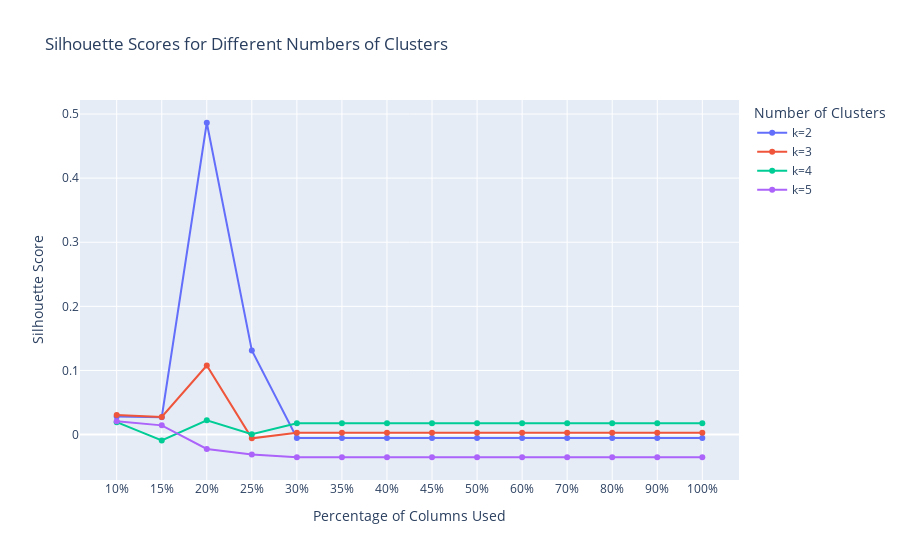

The code cell stored with this chart in its notebook:
### Code cell
# List of percentages representing parts of the total columns to use for clustering
percentages = [0.1, 0.15, 0.2, 0.25, 0.3, 0.35, 0.4, 0.45, 0.5, 0.6, 0.7, 0.8, 0.9, 1]

# Setup Plotly figure
fig = go.Figure()
# Process each percentage of columns
for k in range(2, 6):  # k varies from 2 to 5
    print("Code is running for Cluster", k)
    cluster_path = f"{output_path}/{k}_Clusters"
    if not os.path.exists(cluster_path):
        os.makedirs(cluster_path)
    silhouette_scores = []
    for p in percentages:
        top_columns_set = set()
        for key, mad_values in mad_dict.items():
            num_columns = int(len(mad_values[2]) * p)
            top_columns = [col[0] for col in mad_values[2][:num_columns]]
            #print(num_columns)
            #print(top_columns[0:2])
            top_columns_set.update(top_columns)
    
        print(len(top_columns_set))
        # Concatenate columns from each DataFrame based on top columns found across all DataFrames
        concatenated_df = pd.concat([df[list(top_columns_set & set(df.columns))] for df in dict_df.values()], axis=1)
        #display(concatenated_df)

        # Directory for the current percentage
        percentage_path = f"{cluster_path}/top_percentage_{int(p * 100)}"
        if not os.path.exists(percentage_path):
            os.makedirs(percentage_path)
        
        # Store top features for current percentage
        features_path = f"{percentage_path}/top_features.txt"
        with open(features_path, 'w') as file:
            for col in top_columns:
                file.write(col + '\n')
    
        scaler = StandardScaler()
        scaled_data = scaler.fit_transform(concatenated_df)
        #print("Scaled_data : ", scaled_data.shape[1])  # Output the number of features after scaling
        original_indices = concatenated_df.index  # Capture the original indices before scaling
    
    
        # This step reduces the number of dimensions in the data by transforming it to a new basisvwhere the variance retained is as specified (90% in this case). The goal is to reduce
        # complexity while keeping the most informative aspects of the data.  Apply PCA to reduce dimensionality while retaining 90% of the variance:
        # pca = PCA(n_components=0.90)  # Initialize PCA to retain 90% of the variance
        # data_reduced = pca.fit_transform(scaled_data)
        # print("Reduced to %d dimensions" % data_reduced.shape[1]) 
        
        # Compute silhouette score for the current number of clusters and percentage of columns
        score = kmeans_silhouette_score(scaled_data, k, percentage_path, original_indices, p)
        silhouette_scores.append(score)
    # Add the silhouette scores to the plot for the current number of clusters
    fig.add_trace(go.Scatter(
        x=[f"{int(p * 100)}%" for p in percentages],
        y=silhouette_scores,
        mode='lines+markers',
        name=f'k={k}'
    ))

# Update plot layout
fig.update_layout(
    title="Silhouette Scores for Different Numbers of Clusters",
    xaxis_title="Percentage of Columns Used",
    yaxis_title="Silhouette Score",
    legend_title="Number of Clusters"
)

# Show the plot
fig.show()

### Figure 1 — Plotly figure (JSON) as saved in the notebook; plotly's stock layout.template omitted (floating-point values rounded to 4 significant figures)
{"data": [{"mode": "lines+markers", "name": "k=2", "type": "scatter", "x": ["10%", "15%", "20%", "25%", "30%", "35%", "40%", "45%", "50%", "60%", "70%", "80%", "90%", "100%"], "y": [0.02818, 0.02699, 0.4864, 0.1311, -0.005404, -0.005404, -0.005404, -0.005404, -0.005404, -0.005404, -0.005404, -0.005404, -0.005404, -0.005404]}, {"mode": "lines+markers", "name": "k=3", "type": "scatter", "x": ["10%", "15%", "20%", "25%", "30%", "35%", "40%", "45%", "50%", "60%", "70%", "80%", "90%", "100%"], "y": [0.03038, 0.02737, 0.1077, -0.005845, 0.002763, 0.002763, 0.002763, 0.002763, 0.002763, 0.002763, 0.002763, 0.002763, 0.002763, 0.002763]}, {"mode": "lines+markers", "name": "k=4", "type": "scatter", "x": ["10%", "15%", "20%", "25%", "30%", "35%", "40%", "45%", "50%", "60%", "70%", "80%", "90%", "100%"], "y": [0.01929, -0.009202, 0.02238, 0.0006169, 0.01754, 0.01754, 0.01754, 0.01754, 0.01754, 0.01754, 0.01754, 0.01754, 0.01754, 0.01754]}, {"mode": "lines+markers", "name": "k=5", "type": "scatter", "x": ["10%", "15%", "20%", "25%", "30%", "35%", "40%", "45%", "50%", "60%", "70%", "80%", "90%", "100%"], "y": [0.02085, 0.01435, -0.0224, -0.03094, -0.03539, -0.03539, -0.03539, -0.03539, -0.03539, -0.03539, -0.03539, -0.03539, -0.03539, -0.03539]}], "layout": {"autosize": true, "legend": {"title": {"text": "Number of Clusters"}}, "title": {"text": "Silhouette Scores for Different Numbers of Clusters"}, "xaxis": {"autorange": true, "range": [-0.7604, 13.76], "title": {"text": "Percentage of Columns Used"}, "type": "category"}, "yaxis": {"autorange": true, "range": [-0.07845, 0.5295], "title": {"text": "Silhouette Score"}, "type": "linear"}}}
